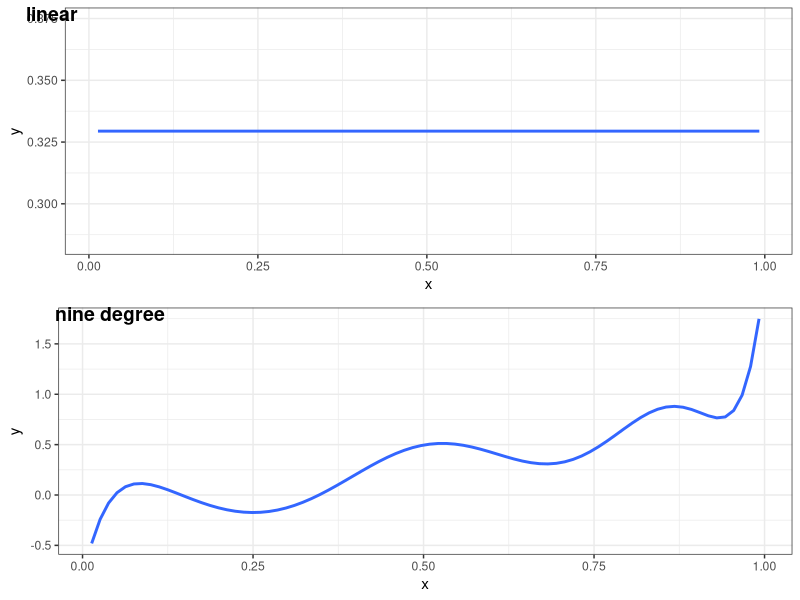
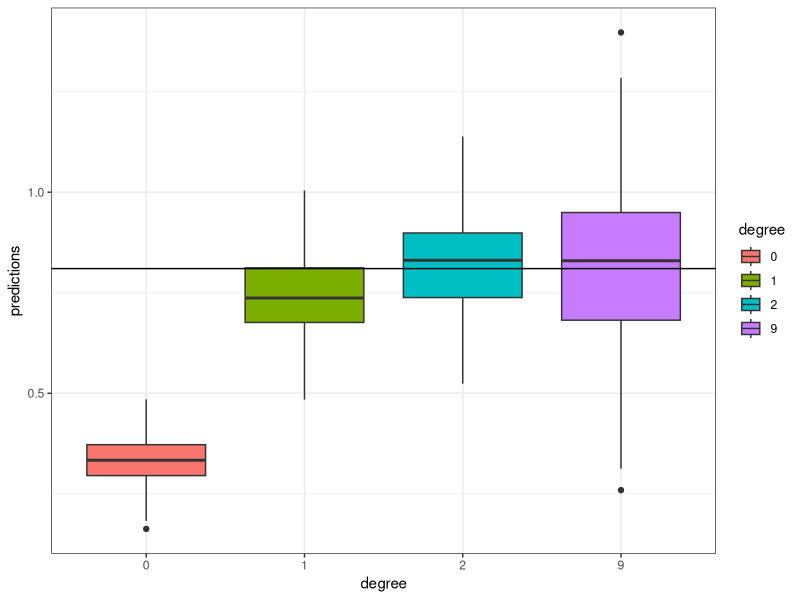

Write the R code that produced these figures, in order.
## ---- chunk 1

library(tidyverse)
library(ggpubr)

f = function(x) {
  x ^ 2
}

get_sim_data = function(f, sample_size = 100) {
  x = runif(n = sample_size, min = 0, max = 1)
  y = rnorm(n = sample_size, mean = f(x), sd = sqrt(0.3))
  data.frame(x, y)
}

set.seed(1)
sim_data = get_sim_data(f)


p1 = ggplot(sim_data,aes(x, y)) +
  stat_summary(fun.data=mean_cl_normal) + 
  geom_smooth(method='lm', formula= y ~ 1,se=FALSE)+theme_bw()

p2 = ggplot(sim_data,aes(x, y)) +
  stat_summary(fun.data=mean_cl_normal) + 
  geom_smooth(method='lm', formula= y ~ poly(x, degree = 9),se=FALSE)+theme_bw()

ggarrange(p1,p2 , 
          labels = c("linear", "nine degree"),
          ncol = 1, nrow = 2)

## ---- chunk 2

set.seed(1)
n_sims = 250
n_models = 4
x = data.frame(x = 0.90) # fixed point at which we make predictions
predictions = matrix(0, nrow = n_sims, ncol = n_models)

for (sim in 1:n_sims) {

  # simulate new, random, training data
  # this is the only random portion of the bias, var, and mse calculations
  # this allows us to calculate the expectation over D
  sim_data = get_sim_data(f)

  # fit models
  fit_0 = lm(y ~ 1,                   data = sim_data)
  fit_1 = lm(y ~ poly(x, degree = 1), data = sim_data)
  fit_2 = lm(y ~ poly(x, degree = 2), data = sim_data)
  fit_9 = lm(y ~ poly(x, degree = 9), data = sim_data)

  # get predictions
  predictions[sim, 1] = predict(fit_0, x)
  predictions[sim, 2] = predict(fit_1, x)
  predictions[sim, 3] = predict(fit_2, x)
  predictions[sim, 4] = predict(fit_9, x)
}

res = data.frame(
   degree= factor(rep(c(0,1,2,9),each=250)),
   predictions = c(predictions[,1],
                   predictions[,2],
                   predictions[,3],
                   predictions[,4]
                  )
  )

ggplot(res) +
geom_boxplot(aes(x=degree, y=predictions,fill=degree))+theme_bw()+
geom_hline(yintercept=0.81)

